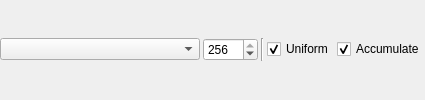
             <widget class="QWidget" name="page_His_Colony">
              <layout class="QGridLayout" name="gridLayout_11">
               <property name="leftMargin">
                <number>0</number>
               </property>
               <property name="topMargin">
                <number>0</number>
               </property>
               <property name="rightMargin">
                <number>0</number>
               </property>
               <property name="bottomMargin">
                <number>0</number>
               </property>
               <property name="spacing">
                <number>3</number>
               </property>
               <item row="0" column="2">
                <widget class="Line" name="line_5">
                 <property name="orientation">
                  <enum>Qt::Vertical</enum>
                 </property>
                </widget>
               </item>
               <item row="0" column="3">
                <widget class="QCheckBox" name="checkBox_ResPlo_HisCol_Uniform">
                 <property name="sizePolicy">
                  <sizepolicy hsizetype="Maximum" vsizetype="Fixed">
                   <horstretch>0</horstretch>
                   <verstretch>0</verstretch>
                  </sizepolicy>
                 </property>
                 <property name="text">
                  <string>Uniform</string>
                 </property>
                 <property name="checked">
                  <bool>true</bool>
                 </property>
                </widget>
               </item>
               <item row="0" column="1">
                <widget class="QSpinBox" name="spinBox_ResPlo_HisCol_ClassCount">
                 <property name="sizePolicy">
                  <sizepolicy hsizetype="Maximum" vsizetype="Fixed">
                   <horstretch>0</horstretch>
                   <verstretch>0</verstretch>
                  </sizepolicy>
                 </property>
                 <property name="minimumSize">
                  <size>
                   <width>55</width>
                   <height>0</height>
                  </size>
                 </property>
                 <property name="maximumSize">
                  <size>
                   <width>55</width>
                   <height>16777215</height>
                  </size>
                 </property>
                 <property name="minimum">
                  <number>1</number>
                 </property>
                 <property name="maximum">
                  <number>256</number>
                 </property>
                 <property name="value">
                  <number>256</number>
                 </property>
                </widget>
               </item>
               <item row="0" column="4">
                <widget class="QCheckBox" name="checkBox_ResPlo_HisCol_Accumulate">
                 <property name="sizePolicy">
                  <sizepolicy hsizetype="Maximum" vsizetype="Fixed">
                   <horstretch>0</horstretch>
                   <verstretch>0</verstretch>
                  </sizepolicy>
                 </property>
                 <property name="text">
                  <string>Accumulate</string>
                 </property>
                 <property name="checked">
                  <bool>true</bool>
                 </property>
                </widget>
               </item>
               <item row="0" column="0">
                <widget class="QComboBox" name="comboBox_ResPlo_HisCol_Typ">
                 <property name="minimumSize">
                  <size>
                   <width>200</width>
                   <height>0</height>
                  </size>
                 </property>
                 <property name="maximumSize">
                  <size>
                   <width>16777215</width>
                   <height>16777215</height>
                  </size>
                 </property>
                </widget>
               </item>
              </layout>
             </widget>
